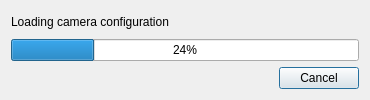
<?xml version="1.0" encoding="UTF-8"?>
<ui version="4.0">
 <class>Dialog</class>
 <widget class="QDialog" name="Dialog">
  <property name="geometry">
   <rect>
    <x>0</x>
    <y>0</y>
    <width>370</width>
    <height>100</height>
   </rect>
  </property>
  <property name="sizePolicy">
   <sizepolicy hsizetype="Fixed" vsizetype="Fixed">
    <horstretch>0</horstretch>
    <verstretch>0</verstretch>
   </sizepolicy>
  </property>
  <property name="minimumSize">
   <size>
    <width>370</width>
    <height>100</height>
   </size>
  </property>
  <property name="maximumSize">
   <size>
    <width>370</width>
    <height>100</height>
   </size>
  </property>
  <property name="windowTitle">
   <string>Dialog</string>
  </property>
  <layout class="QGridLayout" name="gridLayout">
   <item row="1" column="0">
    <spacer name="horizontalSpacer">
     <property name="orientation">
      <enum>Qt::Horizontal</enum>
     </property>
     <property name="sizeHint" stdset="0">
      <size>
       <width>268</width>
       <height>20</height>
      </size>
     </property>
    </spacer>
   </item>
   <item row="1" column="1">
    <widget class="QPushButton" name="pushButton">
     <property name="text">
      <string>Cancel</string>
     </property>
    </widget>
   </item>
   <item row="0" column="0" colspan="2">
    <layout class="QVBoxLayout" name="verticalLayout">
     <item>
      <widget class="QLabel" name="label">
       <property name="text">
        <string>Loading camera configuration</string>
       </property>
      </widget>
     </item>
     <item>
      <widget class="QProgressBar" name="progressBar">
       <property name="value">
        <number>24</number>
       </property>
      </widget>
     </item>
    </layout>
   </item>
  </layout>
 </widget>
 <resources/>
 <connections/>
</ui>
